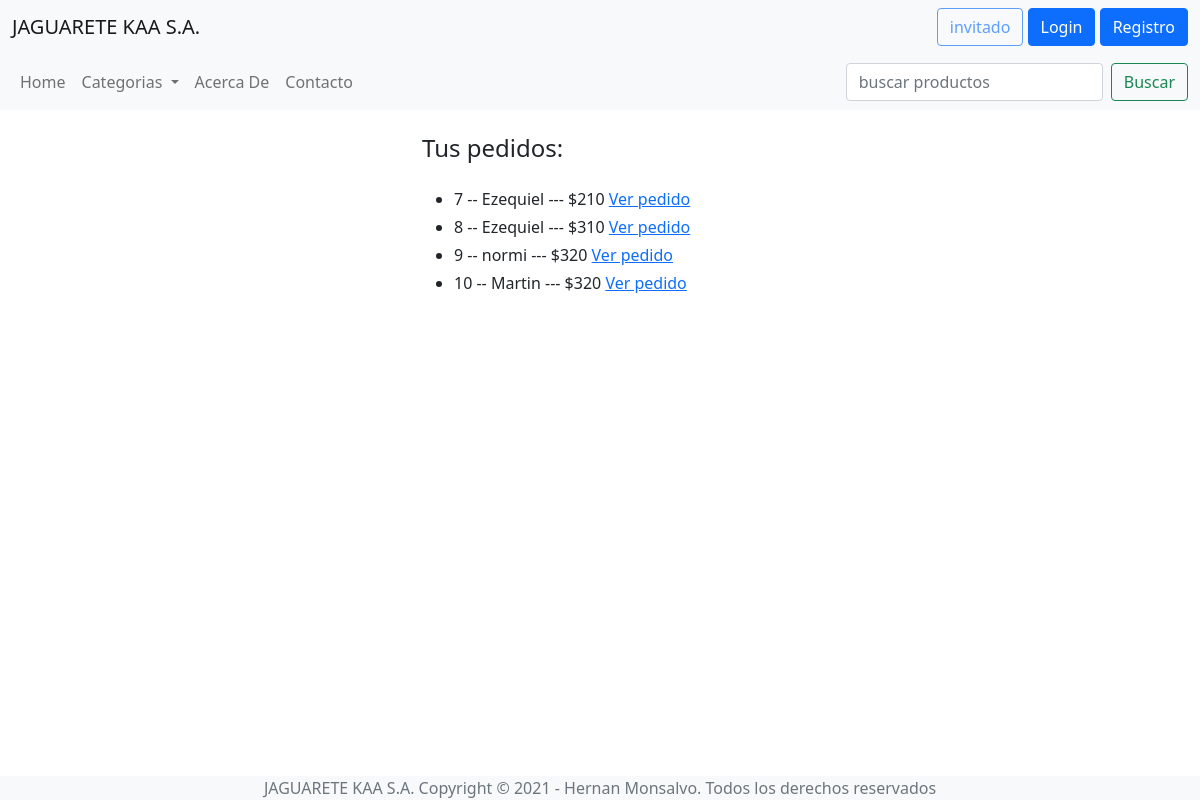
The page /TP_FINAL/pedidos (signed in) on the database as committed earlier.
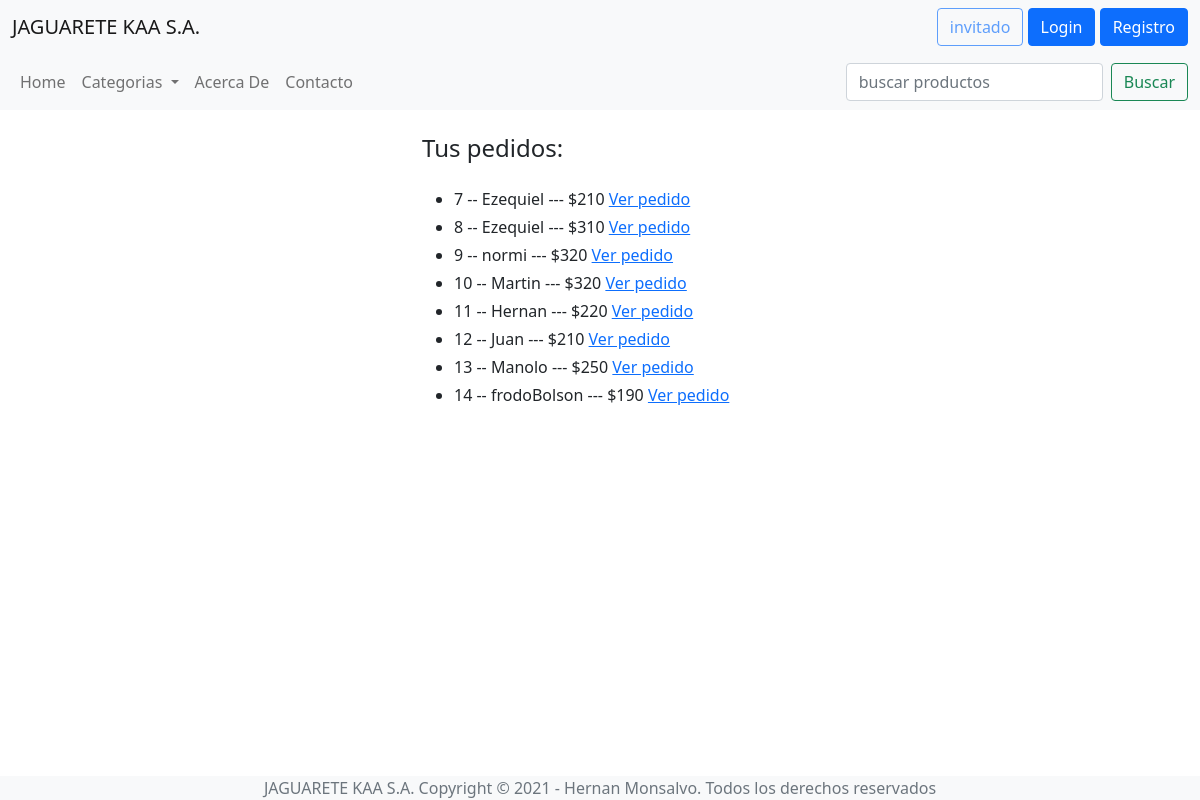
The same page on the database as committed later.
### TP_FINAL/models.py (models this page shows)
class Carrito(models.Model):
    usuario = models.ForeignKey(User, on_delete=models.DO_NOTHING, related_name="carritos")
    productos = models.ManyToManyField(Producto, blank=True, related_name="ventas")
    precioTotal = models.IntegerField()
    def __str__(self):
        return f"{self.id} -- {self.usuario} --- ${self.precioTotal}"

### TP_FINAL/views.py (the view)
# urls.py: path('pedidos', views.pedidos, name="pedidos"),
@permission_required('TP_FINAL.view_carrito')
def pedidos(request):
    pedidos = models.Carrito.objects.all()
    return render(request, "tmp/pedidos.html",{
        "rol": dameRol(request),
        "pedidos":pedidos
    })

### TP_FINAL/views.py (called while the page is built)
def dameRol(request):
    l = []
    if len(request.user.groups.all()) != 0:
        for g in request.user.groups.all():
            l.append(g.name)
    else:
        return "invitado"
    return l[0]

### TP_FINAL/templates/tmp/pedidos.html (shortened to what this page needs)
<!DOCTYPE html>
<html lang="en">
  <head>
    <link
      href="https://cdn.jsdelivr.net/npm/bootstrap@5.0.1/dist/css/bootstrap.min.css"
      rel="stylesheet"
    />
  </head>
  <body>
    {% include "tmp/header.html" %}
     {% include "tmp/menu.html" %}
    <div class="container mt-4 mb-4">
      <div class="row text-left">
        <div class="col-12 col-md-4 offset-md-4 mb-3">
          {% if pedidos %}
          <h4 class="mb-4">Tus pedidos:</h4>
          <ul class="mb-4">
            {% for pedido in pedidos %}
          <li class="mb-1">{{pedido}} <a href="{% url 'TP_FINAL:detallePedido' pedido.id %}">Ver pedido</a> </li>
            {% endfor %}
          </ul>
        {% else %}
          <h4> No hay nada en tu carrito. </h4>
        {% endif %}
        </div>
      </div>
    </div>
    {% include "tmp/footer.html" %}
  </body>
</html>

### TP_FINAL/templates/tmp/header.html (shortened to what this page needs)
    <nav class="navbar navbar-light bg-light">
        <div class="container-fluid">
          <span class="navbar-brand mb-0 h1">JAGUARETE KAA S.A.</span>
          <div>
            <div class="btn btn-outline-primary disabled" >{{rol}}</div>
          {% if rol != "invitado" %}
          <a class="btn btn-primary" href="{% url 'TP_FINAL:logout'%}?next=/">Salir</a>
          {% else %}
          <a class="btn btn-primary" href="{% url 'TP_FINAL:login'%}">Login</a>
          <a class="btn btn-primary" href="{% url 'TP_FINAL:registrarse'%}">Registro</a>
          {% endif %}
          </div>
        </div>
      </nav>

### TP_FINAL/templates/tmp/menu.html (shortened to what this page needs)
    <nav class="navbar navbar-expand-lg navbar-light bg-light">
        <div class="container-fluid">
          <div class="collapse navbar-collapse" id="navbarSupportedContent">
            <ul class="navbar-nav me-auto mb-2 mb-lg-0">
              <li class="nav-item">
                <a class="nav-link" href="{% url 'TP_FINAL:index' %}">Home</a>
              </li>
              <li class="nav-item dropdown">
                <a
                  class="nav-link dropdown-toggle"
                  href="#"
                  id="navbarDropdown"
                  role="button"
                  data-bs-toggle="dropdown"
                  aria-expanded="false"
                >
                  Categorias
                </a>
              </li>
              <li class="nav-item">
                <a class="nav-link" href="{% url 'TP_FINAL:acercaDe' %}">Acerca De</a>
              </li>
              <li class="nav-item">
                <a class="nav-link" href="mailto:monsalvo.h@hotmail.com">Contacto</a>
              </li>
            </ul>
            <form class="d-flex" action="{% url 'TP_FINAL:busqueda' %}" method="POST">
              <input
                class="form-control me-2"
                type="search"
                placeholder="buscar productos"
                aria-label="Search"
                name="busqueda"
              />
              <button class="btn btn-outline-success" type="submit">
                Buscar
              </button>
            </form>
          </div>
        </div>
      </nav>

### TP_FINAL/templates/tmp/footer.html (shortened to what this page needs)
    <footer class="footer fixed-bottom text-center bg-light">
          <span class="text-muted">JAGUARETE KAA S.A. Copyright © 2021 - Hernan Monsalvo. Todos los derechos reservados</span>
      </footer>

Rows that differ between the two databases and show on the page:
added Carrito: id+usuario+precioTotal "11 -- Hernan --- $220"
added Carrito: id+usuario+precioTotal "12 -- Juan --- $210"
added Carrito: id+usuario+precioTotal "13 -- Manolo --- $250"
added Carrito: id+usuario+precioTotal "14 -- frodoBolson --- $190"
